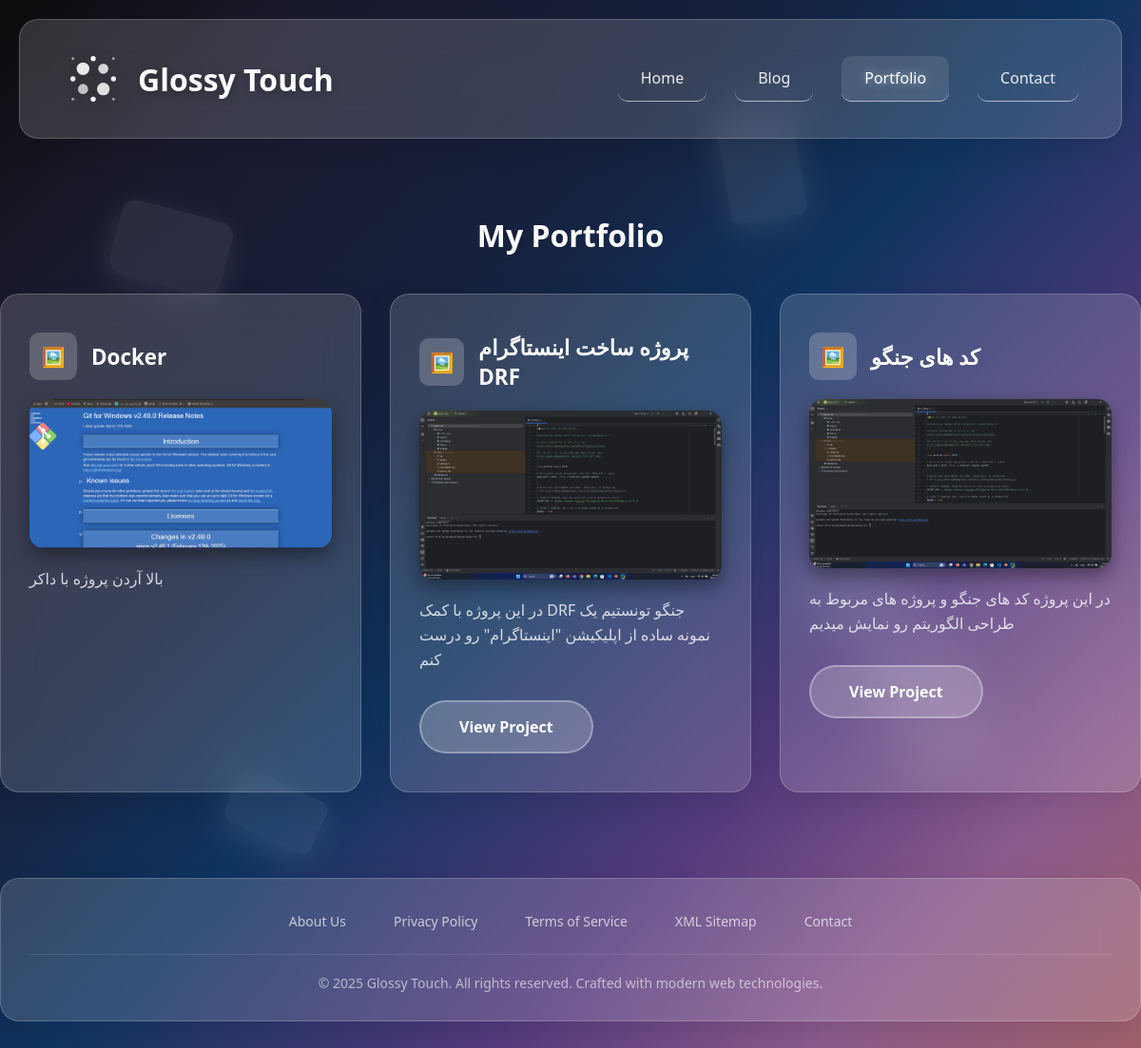
The page /portfolio/ on the database its author committed.
### about/models.py (models this page shows, shortened)
class Portfolio(models.Model):
    title = models.CharField(_("Title"), max_length=200)
    description = models.TextField(_("Description"))
    image = models.ImageField(_("Image"), upload_to="portfolio/")
    link = models.URLField(_("Project Link"), blank=True, null=True)
    created_at = models.DateTimeField(_("Created At"), auto_now_add=True)
    class Meta:
        verbose_name = _("Portfolio")
        verbose_name_plural = _("Portfolios")

### about/views.py (the view)
# urls.py: path("portfolio/", portfolio_list, name="portfolio_list"),
def portfolio_list(request):
    items = Portfolio.objects.all().order_by("-created_at")
    return render(request, "about/portfolio_list.html", {"items": items})

### about/templates/about/portfolio_list.html (shortened to what this page needs)
{% load static %}
{% load i18n %}
<!DOCTYPE html>
<html lang="en">
<head>
    <link rel="stylesheet" href="{% static 'css/templatemo-glossy-touch.css' %}">
</head>
<body>
<div class="bg-shapes">
    <div class="shape"></div>
    <div class="shape"></div>
    <div class="shape"></div>
    <div class="shape"></div>
    <div class="shape"></div>
</div>
<header>
    <div class="container">
        <nav class="glass">
            <div class="logo" onclick="location.href='/'">
                <div class="logo-icon">
                </div>
                <span>{% trans "Glossy Touch" %}</span>
            </div>
            <div class="nav-links">
                <a href="/" >{% trans "Home" %}</a>
                <a href="/blog/">{% trans "Blog" %}</a>
                <a href="/portfolio/" class="active">{% trans "Portfolio" %}</a>
                <a href="/contact/">{% trans "Contact" %}</a>
            </div>
        </nav>
    </div>
</header>
<div class="container" style="margin-top: 60px;">
    <h1 style="text-align:center; color:white; margin-bottom:40px;">
        {% trans "My Portfolio" %}
    </h1>
    <div class="services-grid">
        {% for item in items %}
        <div class="service-card glass">
            <div class="service-header">
                <div class="service-icon">🖼️</div>
                <h3><strong>{{ item.title }}</strong></h3>
            </div>
            <div style="margin-bottom:15px;">
                <img src="{{ item.image.url }}" alt="{{ item.title }}"
                     style="width:100%; border-radius:15px; box-shadow:0 8px 20px rgba(0,0,0,0.4);">
            </div>
            <p>{{ item.description }}</p>
            {% if item.link %}
                <a href="{{ item.link }}" target="_blank" class="cta-button"
                   style="display:inline-block; margin-top:10px;">
                   {% trans "View Project" %}
                </a>
            {% endif %}
        </div>
        {% empty %}
            <p style="color:white; text-align:center;">{% trans "No portfolio items yet." %}</p>
        {% endfor %}
    </div>
</div>
<div id="footer">
    <div class="container">
        <footer class="glass">
            <div class="footer-content">
                <div class="footer-links">
                    <a href="/about/">{% trans "About Us" %}</a>
                    <a href="#">{% trans "Privacy Policy" %}</a>
                    <a href="#">{% trans "Terms of Service" %}</a>
                    <a href="#">{% trans "XML Sitemap" %}</a>
                    <a href="/contact/">{% trans "Contact" %}</a>
                </div>
                <div class="copyright">
                    &copy; 2025 {% trans "Glossy Touch. All rights reserved. Crafted with modern web technologies." %}
                </div>
            </div>
        </footer>
    </div>
</div>
</body>
</html>

### static/css/templatemo-glossy-touch.css (style rules this page uses)
body { font-family: "Segoe UI", Tahoma, Geneva, Verdana, sans-serif; background: linear-gradient( 135deg, #0c0c0c 0%, #1a1a2e 15%, #16213e 35%, #0f3460 50%, #533a7d 70%, #8b5a8c 85%, #a0616a 100% ); min-height: 100vh; overflow-x: hidden; }
.bg-shapes { position: fixed; top: 0; left: 0; width: 100%; height: 100%; z-index: -1; overflow: hidden; }
.shape { position: absolute; background: rgba(255, 255, 255, 0.08); animation: float 6s ease-in-out infinite; box-shadow: 0 8px 32px rgba(255, 255, 255, 0.1); }
.shape:nth-child(1) { width: 120px; height: 80px; border-radius: 15px; top: 20%; left: 10%; animation-delay: 0s; transform: rotate(15deg); }
.shape:nth-child(2) { width: 90px; height: 140px; border-radius: 12px; top: 60%; right: 15%; animation-delay: 2s; transform: rotate(-20deg); }
.shape:nth-child(3) { width: 100px; height: 60px; border-radius: 10px; bottom: 20%; left: 20%; animation-delay: 4s; transform: rotate(25deg); }
.shape:nth-child(4) { width: 80px; height: 120px; border-radius: 8px; top: 10%; right: 30%; animation-delay: 1s; transform: rotate(-10deg); }
.shape:nth-child(5) { width: 110px; height: 70px; border-radius: 14px; bottom: 40%; right: 20%; animation-delay: 3s; transform: rotate(30deg); }
.glass { background: rgba(255, 255, 255, 0.15); backdrop-filter: blur(20px); border: 1px solid rgba(255, 255, 255, 0.2); border-radius: 20px; box-shadow: 0 8px 32px rgba(0, 0, 0, 0.1); transition: all 0.3s ease; position: relative; overflow: hidden; }
header { padding: 20px; }
.container { max-width: 1200px; margin: 0 auto; }
nav { display: flex; justify-content: space-between; align-items: center; padding: 30px 45px; }
.logo { font-size: 32px; font-weight: bold; color: white; text-shadow: 0 2px 10px rgba(0, 0, 0, 0.3); display: flex; align-items: center; gap: 15px; cursor: pointer; }
.logo-icon { width: 64px; height: 64px; display: flex; align-items: center; justify-content: center; }
.logo-icon svg { width: 100%; height: 100%; filter: drop-shadow(0 2px 8px rgba(0, 0, 0, 0.3)); transition: all 0.3s ease; }
.nav-links { display: flex; gap: 30px; }
.nav-links a { color: rgba(255, 255, 255, 0.9); text-decoration: none; font-weight: 500; transition: all 0.3s ease; padding: 12px 24px 13px 24px; border-radius: 10px; cursor: pointer; font-size: 16px; border-bottom: 1px solid rgba(255, 255, 255, 0.6); }
.nav-links a:hover, .nav-links a.active { color: white; background: rgba(255, 255, 255, 0.1); text-shadow: 0 0 10px rgba(255, 255, 255, 0.5); }
.cta-button { display: inline-block; padding: 15px 40px; background: rgba(255, 255, 255, 0.2); color: white; text-decoration: none; border-radius: 50px; font-weight: 600; font-family: "Segoe UI", Tahoma, Geneva, Verdana, sans-serif; transition: all 0.3s ease; border: 2px solid rgba(255, 255, 255, 0.3); cursor: pointer; }
.services-grid { display: grid; grid-template-columns: repeat(auto-fit, minmax(350px, 1fr)); gap: 30px; margin-bottom: 40px; }
.service-card { padding: 40px 30px; color: white; text-align: left; }
.service-header { display: flex; align-items: center; margin-bottom: 20px; }
.service-icon { width: 50px; height: 50px; background: rgba(255, 255, 255, 0.2); border-radius: 10px; display: flex; align-items: center; justify-content: center; font-size: 20px; margin-right: 15px; }
.service-card h3 { font-size: 1.4rem; color: white; }
.service-card p { color: rgba(255, 255, 255, 0.8); line-height: 1.6; margin-bottom: 20px; }
#footer { margin-top: 60px; padding: 30px 0; }
.footer-content { padding: 30px; text-align: center; color: rgba(255, 255, 255, 0.8); }
.footer-links { display: flex; justify-content: center; gap: 30px; margin-bottom: 20px; flex-wrap: wrap; }
.footer-links a { color: rgba(255, 255, 255, 0.7); text-decoration: none; font-size: 14px; transition: color 0.3s ease; padding: 5px 10px; }
.copyright { font-size: 14px; color: rgba(255, 255, 255, 0.6); border-top: 1px solid rgba(255, 255, 255, 0.1); padding-top: 20px; }

### rows shown on the page
Portfolio: title "Docker", image (picture), description "بالا آردن پروژه با داکر"
Portfolio: title "پروژه ساخت اینستاگرام DRF", image (picture), description "در این پروژه با کمک DRF جنگو تونستیم یک نمونه ساده از اپلیکیشن \"اینستاگرام\" رو درست کنم"
Portfolio: title "کد های جنگو", image (picture), description "در این پروژه کد های جنگو و پروژه های مربوط به طراحی الگوریتم رو نمایش میدیم"
